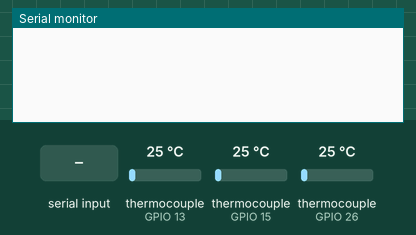
Simulated run of this sketch. Board: ESP32. Shown: the last lines printed to the serial monitor. Wiring (inferred from the names in the program): 3 × MAX6675 thermocouple converter: CS GPIO 26 / CS GPIO 15 / CS GPIO 13. The test bench sets the inputs (shaded band); at power-on: thermocouple (sensors on GPIO 13, GPIO 15, GPIO 26) 25 °C. Nothing arrives over Bluetooth unless stated.

Above: at 1.2 s.
1.3 s: "F\n" received over Serial
At 2.5 s:
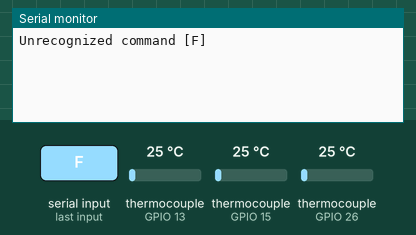
2.9 s: "C\n" received over Serial
At 3.8 s:
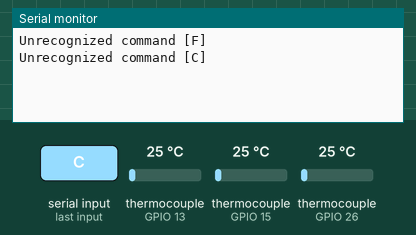
4.5 s: "1\n" received over Serial
At 5.2 s:
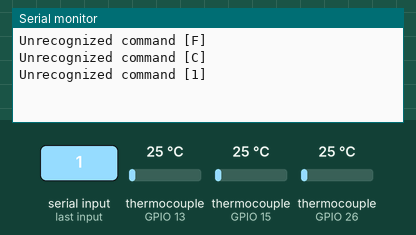

Measured:
- after the input at 1.3 s, the serial monitor: prints a new line after 0.10 s (image 1)
- after the input at 2.9 s, the serial monitor: prints a new line after 0.10 s (image 2)
- after the input at 4.5 s, the serial monitor: prints a new line after 0.11 s (image 3)

The sketch:

RoastESP32.ino
```cpp
/**************
 *
 *  RoastESP32 - NodeMCU ESP32 thermocouple reader based on Arduino TC4
 *  *******************************************************************
 *
 *  Resources
 *  =========
 *  TC-4
 *  https://github.com/FilePhil/TC4-Emulator
 *  https://github.com/greencardigan/TC4-shield/blob/master/applications/Artisan/aArtisan/trunk/src/aArtisan/commands.txt
 *  https://www.youtube.com/watch?v=0-Co-pXF2NM
 *  DHT22
 *  https://randomnerdtutorials.com/esp32-dht11-dht22-temperature-humidity-sensor-arduino-ide/
 *  MAX6675
 *  https://arduino.stackexchange.com/questions/37193/multiple-3-wire-spi-sensor-interfacing-with-arduino
 *  SPI
 *  https://www.thaieasyelec.com/article-wiki/embedded-electronics-application/09-espino32-spi.html
 *
 *  Command sequence from artisan
 *  =============================
 *  CHAN;1200
 *  UNITS;C
 *  FILT;70;70;70;70
 *  READ
 *  https://www.home-barista.com/home-roasting/configuring-artisan-pid-t32351.html
 *
 */

#include <SerialCommands.h> // https://github.com/ppedro74/Arduino-SerialCommands
#include <BluetoothSerial.h> // Classic Bluetooth
#include <DHT.h> // DHT22
#include <SPI.h> // MAX6675 over hardware SPI

// Bluetooth
#define ROAST_ESP32_BLUETOOTH_NAME "RoastESP32_CAM" //Bluetooth device name
BluetoothSerial SerialBT;

// DHT22
#define DHTPIN                 22 // GPIO22 -> DHT22 Output
#define DHTTYPE             DHT22
DHT dht(DHTPIN, DHTTYPE);
double humidity;
double ambientc;
double ambientf;

// MAX6675
#define TC1_CS                 12 // GPIO12 -> CS MAX6675[TC1]
#define TC2_CS                 13 // GPIO13 -> CS MAX6675[TC2]
#define TC3_CS                 15 // GPIO15 -> CS MAX6675[TC3]
#define TC4_CS                 26 // GPIO26 -> CS MAX6675[TC4] <- I don't have a fourth max6675 so whatever...
/* Note: All MAX6675
 *  MAX6675 to  EPS32
 *  VCC     ->  3.3V
 *  GND     ->  GND
 *  SCK     ->  GPIO14/CLK  <-- for ESP32-CAM
 *  SO      ->  GPIO2/MISO  <-- for ESP32-CAM
 */

#define ESP32_CAM_CLK 14
#define ESP32_CAM_MISO 2


bool unit_F               = false;

#define SMA                     5
int sma_idx                   = 0;
bool sma_filled           = false;
double tc1s[SMA], tc2s[SMA], tc3s[SMA], tc4s[SMA];
double tc1, tc2, tc3, tc4;

// DHT22
void readDHT(){
  float h = dht.readHumidity();
  float c = dht.readTemperature();
  float f = dht.readTemperature(true);

  if(!isnan(h)){
    humidity = h;
  }
  if(!isnan(c)){
    ambientc = c;
  }
  if(!isnan(f)){
    ambientf = f;
  }
}

// MAX6675
double readCelsius(uint8_t cs) {
  uint16_t v;

  digitalWrite(cs, LOW);
  v = SPI.transfer(0x00);
  v <<= 8;
  v |= SPI.transfer(0x00);
  digitalWrite(cs, HIGH);

  if (v & 0x4) {
    // uh oh, no thermocouple attached!
    return NAN;
  }

  v >>= 3;

  return v*0.25;
}

double readFahrenheit(uint8_t cs) {
  return readCelsius(cs) * 1.8 + 32;
}

bool readTCs(){
  tc1s[sma_idx] = readCelsius(TC1_CS);
  tc2s[sma_idx] = readCelsius(TC2_CS);
  tc3s[sma_idx] = readCelsius(TC3_CS);
  tc4s[sma_idx] = readCelsius(TC4_CS);
  if(!isnan(tc1s[sma_idx]) && !isnan(tc1s[sma_idx]) && !isnan(tc1s[sma_idx]) && !isnan(tc1s[sma_idx])){
    sma_idx++;
    if(sma_idx >= SMA){
      sma_filled = true;
      sma_idx = 0;
    }
    tc1 = 0;
    tc2 = 0;
    tc3 = 0;
    tc4 = 0;
    if(sma_filled){
      for(int i = 0; i<SMA; i++){
        tc1 += tc1s[i];
        tc2 += tc2s[i];
        tc3 += tc3s[i];
        tc4 += tc4s[i];
      }
      tc1 /= SMA;
      tc2 /= SMA;
      tc3 /= SMA;
      tc4 /= SMA;
    }
    return true;
  }
  return false;
}


// USB & Bluetooth SerialCommands
char serialbt_cmds_buffer[32];
char serial_cmds_buffer[32];
SerialCommands serialbt_cmds(&SerialBT, serialbt_cmds_buffer, sizeof(serialbt_cmds_buffer), "\n", ";");
SerialCommands serial_cmds(&Serial, serial_cmds_buffer, sizeof(serial_cmds_buffer), "\n", ";");

//This is the default handler, and gets called when no other command matches.
void cmd_unrecognized(SerialCommands* sender, const char* cmd){
  sender->GetSerial()->print("Unrecognized command [");
  sender->GetSerial()->print(cmd);
  sender->GetSerial()->println("]");
}

void cmdSetChannel(SerialCommands* sender){
  sender->GetSerial()->println("#OK");
}
SerialCommand serialCmdSetChannel("CHAN", cmdSetChannel);

void cmdSetUnits(SerialCommands* sender){
  char* units = sender->Next();
  if (units[0] == 'F'){
    unit_F = true;
    sender->GetSerial()->println("#OK Farenheit");
  }else if (units[0] == 'C'){
    unit_F = false;
    sender->GetSerial()->println("#OK Celsius");
  }
}
SerialCommand serialCmdSetUnits("UNITS", cmdSetUnits);

void cmdSetFilter(SerialCommands* sender){
  sender->GetSerial()->println("#OK");
}
SerialCommand serialCmdSetFilter("FILT", cmdSetFilter);

void cmdRead(SerialCommands* sender){
  readDHT();
  if(unit_F){
    sender->GetSerial()->print(tc1 * 1.8 + 32); // double down on tc1 cause I have no ambient
    sender->GetSerial()->print(",");
    sender->GetSerial()->print(tc1 * 1.8 + 32);
    sender->GetSerial()->print(",");
    sender->GetSerial()->print(tc2 * 1.8 + 32);
    sender->GetSerial()->print(",");
    sender->GetSerial()->print(tc3 * 1.8 + 32);
    sender->GetSerial()->print(",");
    sender->GetSerial()->print(0 * 1.8 + 32); // don't send nans for missing tc4
    sender->GetSerial()->print(",0.00,0.00,0.00"); // Heater, Fan, PID set value
  }else{
    sender->GetSerial()->print(tc1); // double down on tc1 cause I have no ambient
    sender->GetSerial()->print(",");
    sender->GetSerial()->print(tc1);
    sender->GetSerial()->print(",");
    sender->GetSerial()->print(tc2);
    sender->GetSerial()->print(",");
    sender->GetSerial()->print(tc3);
    sender->GetSerial()->print(",");
    sender->GetSerial()->print(0); // don't send nans for missing tc4
    sender->GetSerial()->print(",0.00,0.00,0.00"); // Heater, Fan, PID set value
  }
  sender->GetSerial()->println("");
}
SerialCommand serialCmdRead("READ", cmdRead);


void setup(){
  // DHT22 for ambient and humidity
  pinMode(DHTPIN, INPUT);
  dht.begin();

  // Thermocouple (MAX6675 x4 over hardware SPI)
  pinMode(TC1_CS, OUTPUT);
  pinMode(TC2_CS, OUTPUT);
  pinMode(TC3_CS, OUTPUT);
  pinMode(TC4_CS, OUTPUT);
  digitalWrite(TC1_CS, HIGH);
  digitalWrite(TC2_CS, HIGH);
  digitalWrite(TC3_CS, HIGH);
  digitalWrite(TC4_CS, HIGH);
  SPI.begin(ESP32_CAM_CLK, ESP32_CAM_MISO);
  SPI.beginTransaction (SPISettings (1000000, MSBFIRST, SPI_MODE0));

  // USB Serial
  Serial.begin(115200);
  serial_cmds.SetDefaultHandler(cmd_unrecognized);
  serial_cmds.AddCommand(&serialCmdSetChannel);
  serial_cmds.AddCommand(&serialCmdSetUnits);
  serial_cmds.AddCommand(&serialCmdSetFilter);
  serial_cmds.AddCommand(&serialCmdRead);

  // Bluetooth Serial
  SerialBT.begin(ROAST_ESP32_BLUETOOTH_NAME);
  serialbt_cmds.SetDefaultHandler(cmd_unrecognized);
  serialbt_cmds.AddCommand(&serialCmdSetChannel);
  serialbt_cmds.AddCommand(&serialCmdSetUnits);
  serialbt_cmds.AddCommand(&serialCmdSetFilter);
  serialbt_cmds.AddCommand(&serialCmdRead);

  sma_idx = 0;
  sma_filled = true;
  tc1 = 0;
  tc2 = 0;
  tc3 = 0;
  tc4 = 0;
}

void loop(){
  serialbt_cmds.ReadSerial();
  serial_cmds.ReadSerial();
  if(readTCs()){
    delay(200);
  }
}
```
